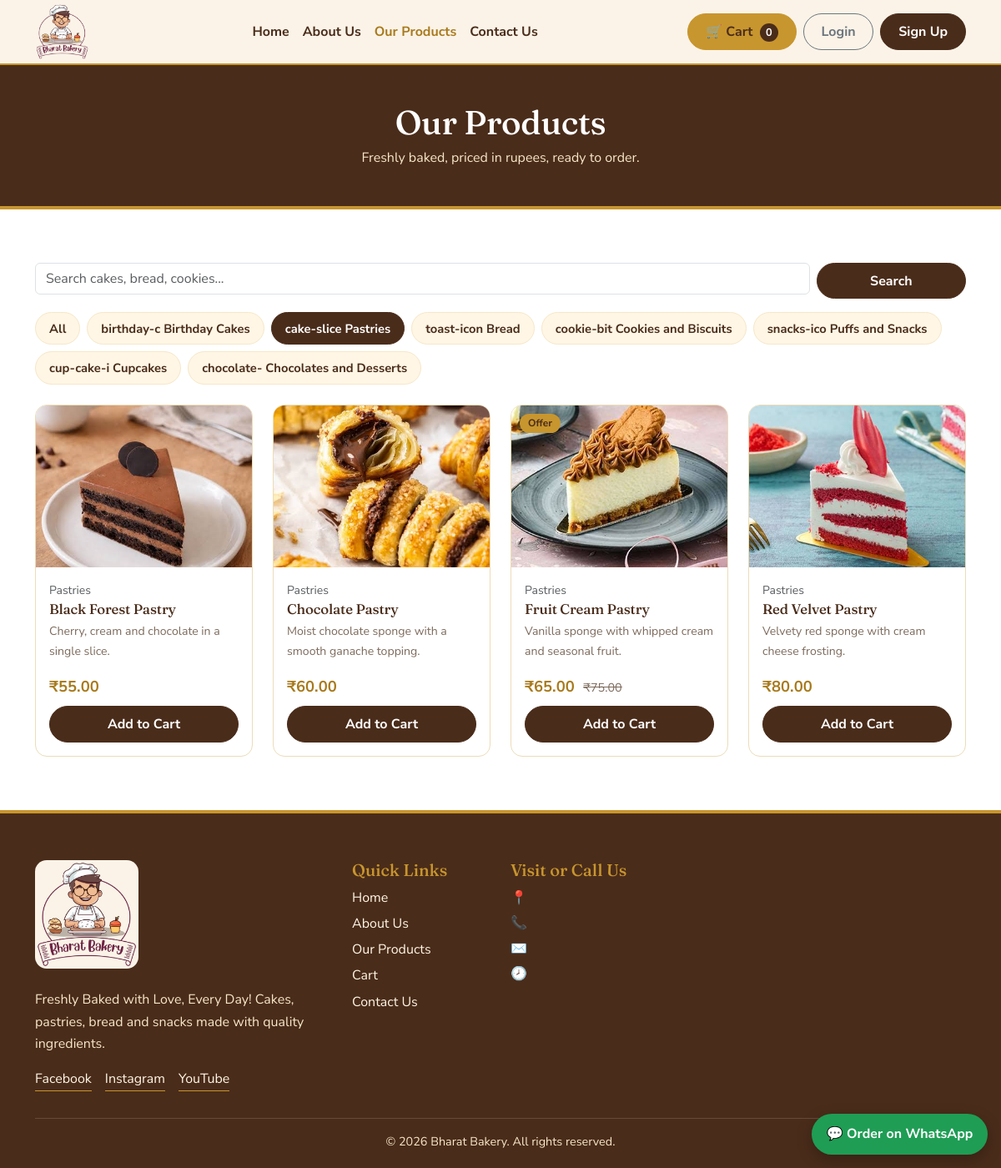
The app's page /products.php?category=2 with its own data.
### tables this page shows
CREATE TABLE settings (
  setting_key VARCHAR(60) PRIMARY KEY,
  setting_value TEXT NULL
);

CREATE TABLE categories (
  id INT UNSIGNED AUTO_INCREMENT PRIMARY KEY,
  name VARCHAR(100) NOT NULL,
  icon VARCHAR(10) NOT NULL DEFAULT '🍰',
  description VARCHAR(255) NULL,
  sort_order INT NOT NULL DEFAULT 0
);

CREATE TABLE products (
  id INT UNSIGNED AUTO_INCREMENT PRIMARY KEY,
  category_id INT UNSIGNED NOT NULL,
  name VARCHAR(150) NOT NULL,
  description TEXT NULL,
  price DECIMAL(10,2) NOT NULL,
  old_price DECIMAL(10,2) NULL,
  image VARCHAR(255) NOT NULL DEFAULT 'cake.svg',
  is_featured TINYINT(1) NOT NULL DEFAULT 0,
  is_offer TINYINT(1) NOT NULL DEFAULT 0,
  is_available TINYINT(1) NOT NULL DEFAULT 1,
  created_at TIMESTAMP DEFAULT CURRENT_TIMESTAMP,
  FOREIGN KEY (category_id) REFERENCES categories(id) ON DELETE CASCADE
);

### config/database.php (called while the page is built, shortened)
<?php
function db(): PDO
{
    static $pdo = null;
    if ($pdo === null) {
        try {
            $pdo = new PDO(
                'mysql:host=' . DB_HOST . ';dbname=' . DB_NAME . ';charset=utf8mb4',
                DB_USER,
                DB_PASS,
                [
                    PDO::ATTR_ERRMODE            => PDO::ERRMODE_EXCEPTION,
                    PDO::ATTR_DEFAULT_FETCH_MODE => PDO::FETCH_ASSOC,
                    PDO::ATTR_EMULATE_PREPARES   => false,
                ]
            );
        } catch (PDOException $e) {
            http_response_code(500);
            exit('<h2 style="font-family:sans-serif">Database connection failed.</h2><p style="font-family:sans-serif">Start MySQL in XAMPP and import <code>database.sql</code> in phpMyAdmin.</p>');
        }
    }
    return $pdo;
}

### products.php (the view, shortened to what this page needs)
<?php
require_once __DIR__ . '/includes/header.php';
$categories = db()->query('SELECT * FROM categories ORDER BY sort_order')->fetchAll();
$catId  = (int) ($_GET['category'] ?? 0);
$search = trim($_GET['q'] ?? '');
$sql = 'SELECT p.*, c.name AS category_name FROM products p JOIN categories c ON c.id = p.category_id WHERE p.is_available = 1';
$params = [];
if ($catId > 0) { $sql .= ' AND p.category_id = ?'; $params[] = $catId; }
$sql .= ' ORDER BY c.sort_order, p.name';
$stmt = db()->prepare($sql);
$stmt->execute($params);
$products = $stmt->fetchAll();
?>
<header class="page-banner"><div class="container"><h1>Our Products</h1><p>Freshly baked, priced in rupees, ready to order.</p></div></header>
<section class="section">
  <div class="container">
    <form class="row g-2 mb-3" method="get">
      <div class="col-sm-9 col-md-10"><input type="search" name="q" value="<?= e($search) ?>" class="form-control" placeholder="Search cakes, bread, cookies..."></div>
      <div class="col-sm-3 col-md-2"><button class="btn btn-brown w-100">Search</button></div>
    </form>
    <div class="filter-pills mb-4">
      <a href="products.php" class="pill <?= $catId === 0 ? 'active' : '' ?>">All</a>
      <?php foreach ($categories as $c): ?>
        <a href="products.php?category=<?= (int) $c['id'] ?>" class="pill <?= $catId === (int) $c['id'] ? 'active' : '' ?>"><?= e($c['icon'] . ' ' . $c['name']) ?></a>
      <?php endforeach; ?>
    </div>
    <?php if (!$products): ?>
      <div class="empty-state"><p>No products found. Try another category or search word.</p><a href="products.php" class="btn btn-brown">Show all products</a></div>
    <?php else: ?>
      <div class="row g-3 g-lg-4"><?php foreach ($products as $p) { product_card($p); } ?></div>
    <?php endif; ?>
  </div>
</section>
<?php require_once __DIR__ . '/includes/footer.php'; ?>

### includes/functions.php (shortened to what this page needs)
<?php
require_once __DIR__ . '/../config/database.php';
function e($value): string
{
    return htmlspecialchars((string) $value, ENT_QUOTES, 'UTF-8');
}
function price($amount): string
{
    return '₹' . number_format((float) $amount, 2);
}
function setting(string $key, string $default = ''): string
{
    static $cache = null;
    if ($cache === null) {
        $cache = [];
        foreach (db()->query('SELECT setting_key, setting_value FROM settings') as $row) {
            $cache[$row['setting_key']] = (string) $row['setting_value'];
        }
    }
    return $cache[$key] ?? $default;
}
function brand_logo(): string
{
    $file = basename(setting('logo_file'));
    if ($file !== '' && is_file(__DIR__ . '/../assets/images/' . $file)) {
        return '<img src="assets/images/' . e($file) . '" alt="Bharat Bakery" class="brand-logo">';
    }
    return '<span class="brand-mark">B</span> Bharat Bakery';
}
function image_url(string $file): string
{
    return 'assets/images/' . e($file);
}
function product_card(array $p): void
{
    ?>
    <div class="col-6 col-md-4 col-lg-3">
      <div class="product-card h-100">
        <a href="product-details.php?id=<?= (int) $p['id'] ?>" class="product-img">
          <img src="<?= image_url($p['image']) ?>" alt="<?= e($p['name']) ?>" loading="lazy">
          <?php if (!empty($p['old_price'])): ?><span class="badge-offer">Offer</span><?php endif; ?>
        </a>
        <div class="product-body">
          <?php if (!empty($p['category_name'])): ?><small class="text-muted"><?= e($p['category_name']) ?></small><?php endif; ?>
          <h3 class="product-title"><a href="product-details.php?id=<?= (int) $p['id'] ?>"><?= e($p['name']) ?></a></h3>
          <p class="product-desc"><?= e($p['description']) ?></p>
          <div class="product-price">
            <span class="price"><?= price($p['price']) ?></span>
            <?php if (!empty($p['old_price'])): ?><del><?= price($p['old_price']) ?></del><?php endif; ?>
          </div>
          <form method="post" action="cart.php" class="mt-2">
            <button class="btn btn-brown w-100" type="submit">Add to Cart</button>
          </form>
        </div>
      </div>
    </div>
    <?php
}

### assets/css/style.css (style rules this page uses)
:root { --cream: #fff6e5; --cream-deep: #f6e7c8; --brown: #4a2c1a; --brown-light: #6b4430; --gold: #c8962e; --gold-dark: #a87a1c; --white: #ffffff; --text: #3b2a20; --muted: #7d6a5c; --radius: 14px; }
html { scroll-behavior: smooth; }
body { font-family: 'Nunito Sans', system-ui, sans-serif; color: var(--text); background: var(--white); line-height: 1.65; }
h1, h2, h3, h4, .brand { font-family: 'Fraunces', Georgia, serif; color: var(--brown); letter-spacing: -.01em; }
a { color: var(--gold-dark); }
.btn { border-radius: 999px; font-weight: 700; padding: .55rem 1.3rem; transition: background .2s, color .2s, border-color .2s; }
.btn-brown { background: var(--brown); border-color: var(--brown); color: var(--white); }
.brand-logo { height: 68px; width: auto; max-width: 100%; object-fit: contain; display: block; }
.site-footer .brand-logo { height: 130px; border-radius: 14px; }
.section { padding: 4rem 0; }
.page-banner { background: var(--brown); color: var(--cream-deep); text-align: center; padding: 2.8rem 0; border-bottom: 4px solid var(--gold); }
.page-banner h1 { color: var(--white); margin: 0; }
.page-banner p { margin: .3rem 0 0; }
.product-card { background: var(--white); border: 1px solid #ecdcb9; border-radius: var(--radius); overflow: hidden; display: flex; flex-direction: column; transition: box-shadow .2s; }
.product-img { position: relative; display: block; background: var(--cream); }
.product-img img { width: 100%; aspect-ratio: 4/3; object-fit: cover; display: block; }
.badge-offer { position: absolute; top: 10px; left: 10px; background: var(--gold); color: var(--brown); font-size: .75rem; font-weight: 700; padding: 2px 10px; border-radius: 999px; }
.product-body { padding: 1rem; display: flex; flex-direction: column; flex: 1; }
.product-title { font-size: 1.05rem; margin: .1rem 0 .3rem; }
.product-title a { color: var(--brown); text-decoration: none; }
.product-desc { font-size: .88rem; color: var(--muted); flex: 1; display: -webkit-box; -webkit-line-clamp: 2; -webkit-box-orient: vertical; overflow: hidden; }
.price { color: var(--gold-dark); font-weight: 700; font-size: 1.15rem; }
.product-price del { color: var(--muted); margin-left: .4rem; font-size: .9rem; }
.filter-pills { display: flex; flex-wrap: wrap; gap: .5rem; }
.pill { padding: .4rem 1rem; border-radius: 999px; background: var(--cream); color: var(--brown); text-decoration: none; font-weight: 700; font-size: .92rem; border: 1px solid var(--cream-deep); }
.pill.active { background: var(--brown); color: var(--white); border-color: var(--brown); }

### records on screen
settings: setting_value (picture)
categories: icon+name "birthday-c Birthday Cakes"
categories: icon+name "cake-slice Pastries"
categories: icon+name "toast-icon Bread"
categories: icon+name "cookie-bit Cookies and Biscuits"
categories: icon+name "snacks-ico Puffs and Snacks"
categories: icon+name "cup-cake-i Cupcakes"
categories: icon+name "chocolate- Chocolates and Desserts"
products: image (picture), category.name "Pastries", name "Black Forest Pastry", description "Cherry, cream and chocolate in a single slice.", price "₹55.00"
products: image (picture), category.name "Pastries", name "Chocolate Pastry", description "Moist chocolate sponge with a smooth ganache topping.", price "₹60.00"
products: image (picture), shows "Offer", category.name "Pastries", name "Fruit Cream Pastry", description "Vanilla sponge with whipped cream and seasonal fruit.", price "₹65.00", old_price "₹75.00"
products: image (picture), category.name "Pastries", name "Red Velvet Pastry", description "Velvety red sponge with cream cheese frosting.", price "₹80.00"

### other values on screen
$label "Home"
$label "About Us"
$label "Our Products"
$label "Contact Us"
cart_count() "0"
setting('footer_text', 'Freshly Baked with Love, Every Day!') "Freshly Baked with Love, Every Day! Cakes, pastries, bread and snacks made with quality ingredients."
